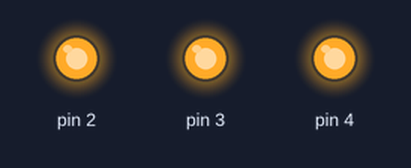
The sketch below on a simulated Arduino Uno, built with avr-gcc and run on an emulated ATmega328P. Parts: output pins drawn as LEDs (lit = HIGH).

Above: at 0.5 s.
At 1.5 s:
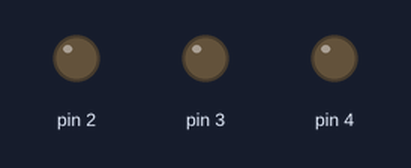
At 2.7 s:
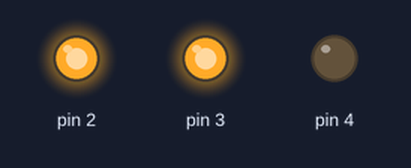
At 3.7 s:
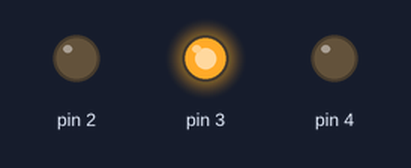
Timing chart, 0 to 8.2 s (numbered marks = the images above):
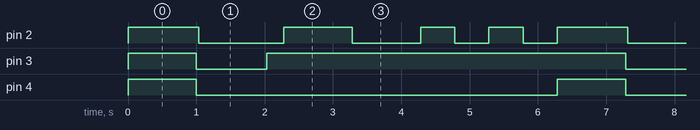

Measured:
- by itself, pin 2: repeats every 6.3 s: LOW 1.3 s, HIGH 1.0 s, LOW 1.0 s, 2 × (HIGH 0.50 s, LOW 0.50 s), HIGH 1.0 s
- by itself, pin 3: repeats every 6.3 s: LOW 1.0 s, HIGH 5.3 s
- by itself, pin 4: alternates HIGH for 1.0 s and LOW for 5.3 s

The sketch:

myLightSketch01.ino
```cpp
void setup() {
  // put your setup code here, to run once:
  pinMode(2, OUTPUT);
  pinMode(3, OUTPUT);
  pinMode(4, OUTPUT);
}

void loop() {
  // put your main code here, to run repeatedly:

digitalWrite(2, 1);
digitalWrite(3, 1);
digitalWrite(4, 1);
delay(1000);
digitalWrite(3, 0);
digitalWrite(4, 0);
delay(100/3);
digitalWrite(2, 0);
delay(1000);
digitalWrite(3, 1);
delay(1000/4);
digitalWrite(2, 1);
delay(1000);
digitalWrite(2, 0);
delay(1000);
digitalWrite(2, 1);
delay(1000/2);
digitalWrite(2, 0);
delay(1000/2);
digitalWrite(2, 1);
delay(1000/2);
digitalWrite(2, 0);
delay(1000/2);
}
```
